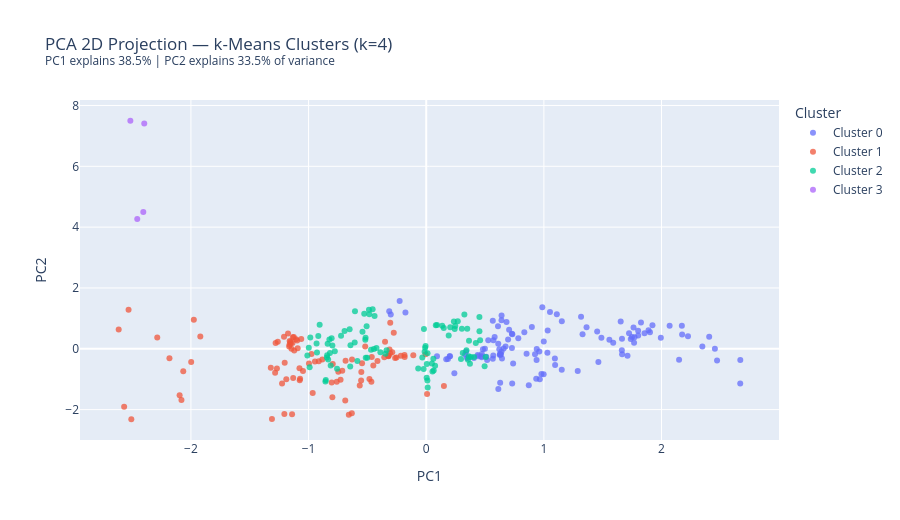

Notebook code for this chart:
### Code cell
# ============================================================
# PCA 2D projection
# ============================================================

pca = PCA(n_components=2, random_state=42)
X_pca = pca.fit_transform(X_scaled)

df_pca = pd.DataFrame({
    "PC1":         X_pca[:, 0],
    "PC2":         X_pca[:, 1],
    "cluster":     X_raw["cluster"].values,
    "REF_AREA":    X_raw["REF_AREA"].values,
    "QUARTER":     X_raw["QUARTER"].values,
})
df_pca["cluster_str"] = "Cluster " + df_pca["cluster"].astype(str)

var_explained = pca.explained_variance_ratio_
print(f"PCA variance explained: PC1 = {var_explained[0]:.1%}, PC2 = {var_explained[1]:.1%}, Total = {sum(var_explained):.1%}")

fig_pca = px.scatter(
    df_pca,
    x="PC1", y="PC2",
    color="cluster_str",
    hover_data=["REF_AREA", "QUARTER"],
    title=(
        f"PCA 2D Projection — k-Means Clusters (k={CHOSEN_K})<br>"
        f"<sup>PC1 explains {var_explained[0]:.1%} | PC2 explains {var_explained[1]:.1%} of variance</sup>"
    ),
    labels={"cluster_str": "Cluster"},
    category_orders={"cluster_str": [f"Cluster {i}" for i in range(CHOSEN_K)]},
    color_discrete_sequence=px.colors.qualitative.Plotly,
    opacity=0.75
)
fig_pca.update_layout(height=520)
fig_pca.show()
